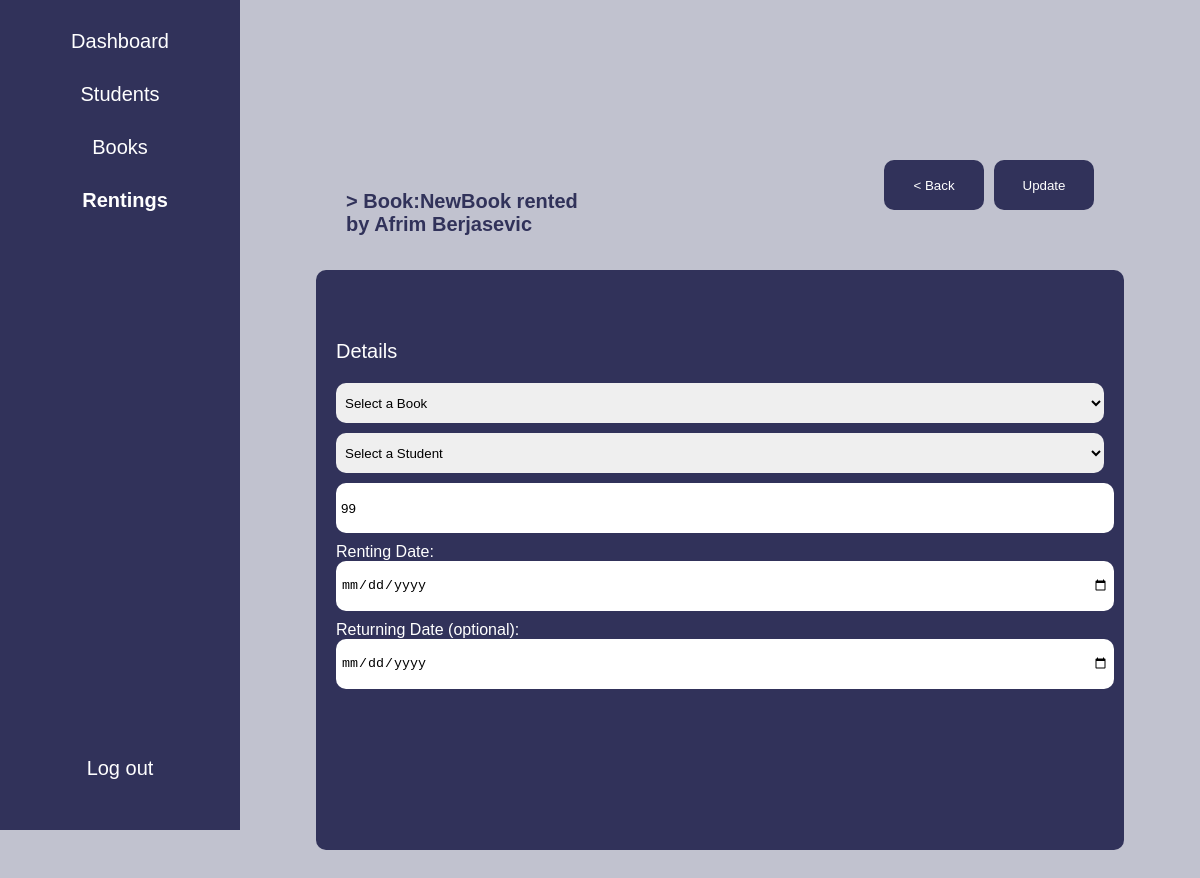
The app's page /rentings/edit/20/ (signed in) with its own data.
### Rentings/models.py (models this page shows, shortened)
class Rentings(models.Model):
    book = models.ForeignKey(Book, on_delete=models.CASCADE)
    student = models.ForeignKey(Student, on_delete=models.CASCADE)
    date_rented = models.DateField()
    date_returned = models.DateField(null=True, blank=True)
    quantity=models.IntegerField(default=1)

### Books/models.py (models this page shows)
class Book(models.Model):
    name = models.CharField(max_length=100)
    author = models.CharField(max_length=100)
    category = models.CharField(max_length=50)
    location = models.CharField(max_length=100)
    quantity = models.IntegerField(default=0)
    registered_date = models.DateField(auto_now_add=True)
    def __str__(self):
        return self.name

### Students/models.py (models this page shows)
class Student(models.Model):
    first_name = models.CharField(max_length=50)
    last_name = models.CharField(max_length=50)
    birth_date = models.DateField()
    address = models.CharField(max_length=200)
    grade=models.IntegerField(default=1)
    phone = models.CharField(max_length=15)
    email = models.EmailField()
    def __str__(self):
        name=self.first_name+" "+self.last_name
        return name

### librarysystem/views.py (the view, shortened to what this page needs)
# urls.py: path('rentings/edit/<int:renting_id>/', login_required(views.edit_renting), name='renting_edit'),
def edit_renting(request, renting_id):
    renting = get_object_or_404(Rentings, id=renting_id)
    books = Book.objects.all()
    students = Student.objects.all()
    return render(request, 'librarysystem/renting_edit.html', {'renting':renting,'books': books, 'students': students})

### librarysystem/templates/librarysystem/renting_edit.html (shortened to what this page needs)
<!DOCTYPE html>
<html lang="en">
<head>
    {% load static %}
    <link rel="stylesheet" type="text/css" href="{% static 'librarysystem/style.css' %}">
</head>
<body>
{% include 'librarysystem/navbar.html' %}
<div class="content">
    <div class="info">
        <div class="modelname" style="margin: 0;">
            <p style="font-size: 20px;">> Book:{{renting.book}} rented by {{renting.student}} </p>
        </div>
        <div class="theinfo">
            <a style="padding-right: 10px;" href="{% url 'rentings' %}"><button>< Back</button></a>
            <a href="#" id="createButton"><button>Update</button></a>
        </div>
    </div>
    <div class="create">
        <form action="{% url 'renting_edit' renting.id %}" method="POST" id="createForm">
            <p>Details</p>
            <select name="book" required>
                <option  value="" disabled selected>Select a Book</option>
            </select>
            <select name="student" required>
                <option value="" disabled selected>Select a Student</option>
            </select>
            <input type="number" value="{{renting.quantity}}" name="quantity" required>
            <span style="color: white;">Renting Date:</span>
            <input type="date" name="date_rented" required>
            <span style="color: white;">Returning Date (optional):</span>
            <input type="date" name="date_returned">
        </form>
    </div>
</div>
</body>
</html>

### librarysystem/static/style.css (style rules this page uses)
body { background-color: crimson; width: 100%; height: 100vh; }

### librarysystem/templates/librarysystem/renting_edit.html (style rules this page uses)
body { margin: 0; padding: 0; background-color: #C1C2CF; font-family: Arial, Helvetica, sans-serif; }
.content { padding-left: 20%; display: flex; flex-direction: column; justify-content: center; align-items: center; align-content: center; height: 100%; width: 80%; padding-top: 100px; padding-bottom: 100px; }
.info { width: 80%; display: flex; justify-content: space-between; align-items: center; margin-top: 50px; }
.modelname { width: 33%; height: 30px; padding: 10px; }
.modelname p { font-size: 30px; color: #31325A; text-align: left; font-weight: 600; }
.info .theinfo { width: 33%; height: 50px; padding: 10px; }
.theinfo { width: 100px; height: 50px; border-radius: 10px; display: flex; align-items: flex-end; justify-content: flex-end; margin-left: 30px; color: white; }
.theinfo a { width: 100px; height: 50px; }
.theinfo a button { width: 100px; height: 50px; cursor: pointer; border-radius: 10px; background-color: #31325A; margin-right: 50px; color: white; border: none; }
.create { margin-top: 50px; margin-bottom: 50px; padding-top: 50px; padding-bottom: 100px; width: 80%; height: 100%; background-color: #31325A; border-radius: 10px; border: none; display: flex; padding-left: 20px; padding-right: 20px; }
.create p { color: white; font-size: 20px; }
.create form { width: 100%; height: 100%; }
.create form input, .create form select { width: 100%; height: 40px; border-radius: 10px; border: none; padding-bottom: 10px; padding: 5px; margin-bottom: 10px; }
.create form input::placeholder { color: #C1C2CF; padding: 5px; font-size: 15px; }

### records on screen
Rentings: book "NewBook", student "Afrim Berjasevic", quantity "99"
